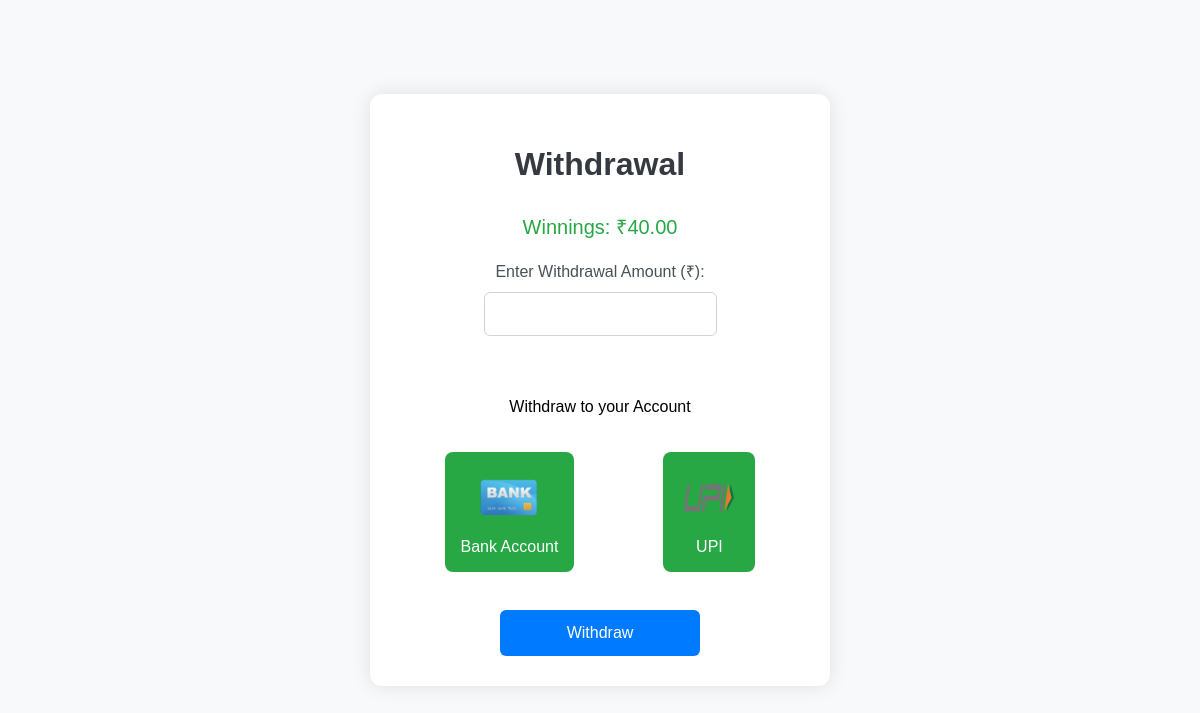
The page /Withdraw/ (signed in) on the database as committed earlier.
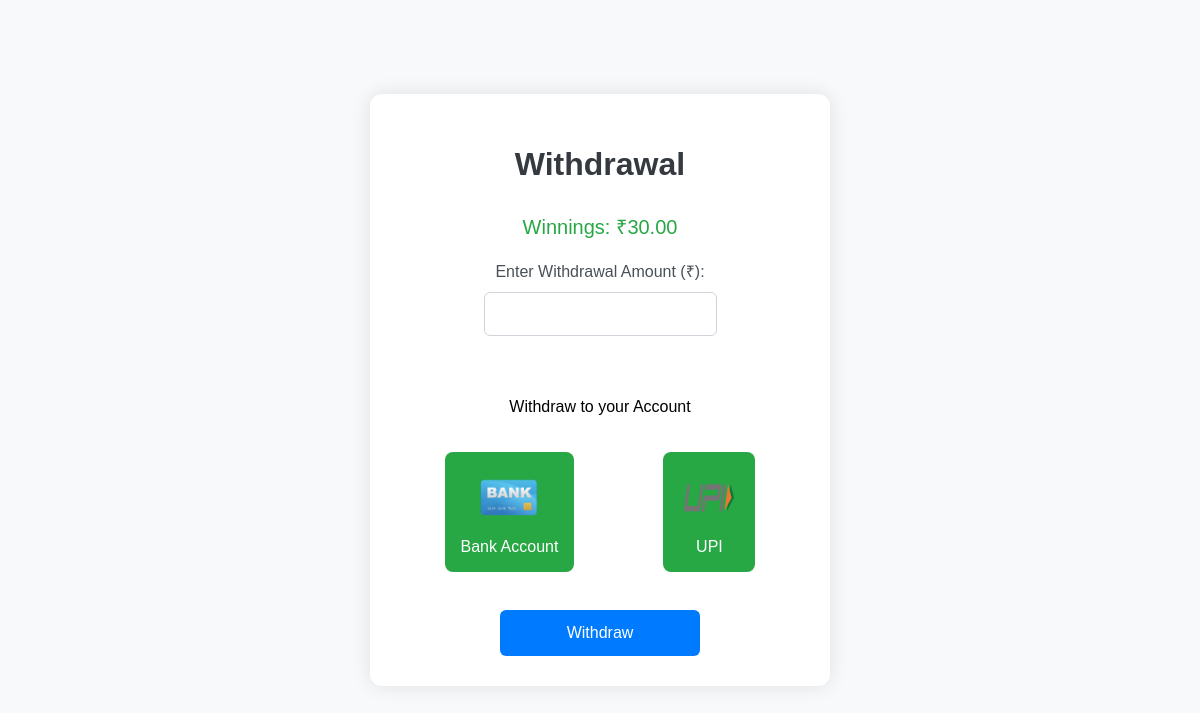
The same page on the database as committed later.
### DiceApp/models.py (models this page shows)
class Wallet(models.Model):
    user = models.OneToOneField(User, on_delete=models.CASCADE)
    balance = models.DecimalField(max_digits=10, decimal_places=2, default=0.00)
    payment_request_id = models.CharField(max_length=255, blank=True, null=True)

### DiceApp/views.py (the view)
# urls.py: path("Withdraw/", views.Withdraw, name="Withdraw"),
def Withdraw(request):
    user_wallet = Wallet.objects.get(user=request.user)
    latest_balance=user_wallet.balance
    return render(request, 'DiceApp/withdraw.html', {'latest_balance': latest_balance})

### DiceApp/templates/DiceApp/withdraw.html (shortened to what this page needs)
<!DOCTYPE html> {% load static %}
<html lang="en">
<head>
</head>
<body>
    <div class="withdraw-container">
        <h1>Withdrawal</h1>
        <p class="winning-amount">Winnings: &#x20B9;{{ latest_balance }}</p>
        <form>
            <label for="withdraw-amount">Enter Withdrawal Amount (₹):</label>
            <input type="number" id="withdraw-amount" name="withdrawAmount" min="100" required>
        </form>
        <p>Withdraw to your Account</p>
        <div class="withdraw-options-container">
            <div class="withdraw-option">
                <a href="{% url 'bank_details' %}" class="option-button">
                    <img src="{% static 'DiceApp/images/bank.png' %}" alt="Bank Logo" class="option-logo"> Bank Account
                </a>
            </div>
            <div class="withdraw-option">
                <a href="{% url 'upi_details_page' %}" class="option-button">
                    <img src="{% static 'DiceApp/images/upi.png' %}" alt="UPI Logo" class="option-logo"> UPI
                </a>
            </div>
        </div>
        <br>
        <button type="button" onclick="validateWithdrawal()" class="withdraw-button">Withdraw</button>
    </div>
</body>
</html>

Rows that differ between the two databases and show on the page:
changed Wallet: balance "40.00" → "30.00"
